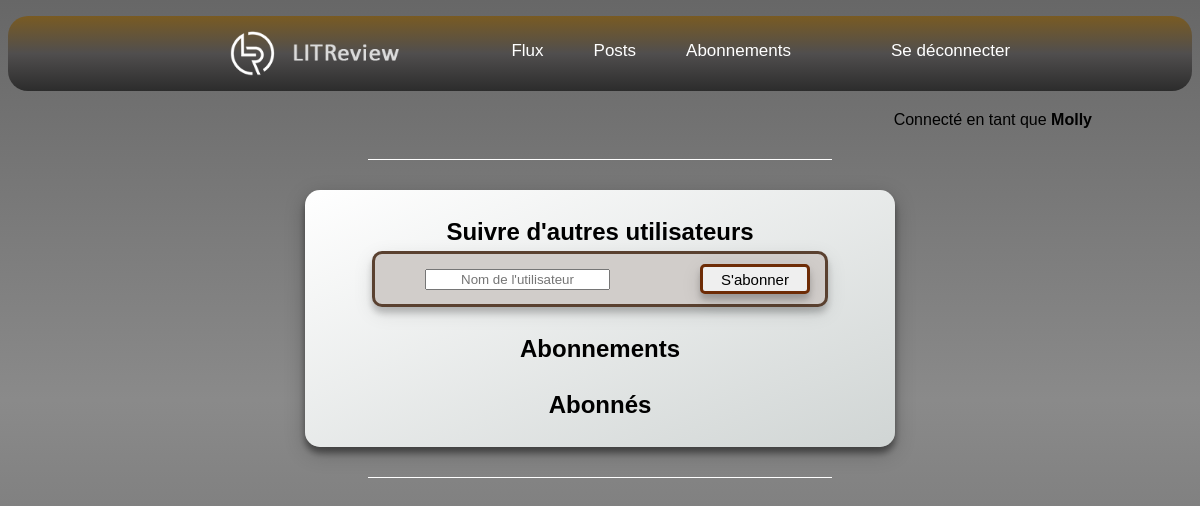
Before: /review_ticketing/subscription/ (signed in) with the older database file.
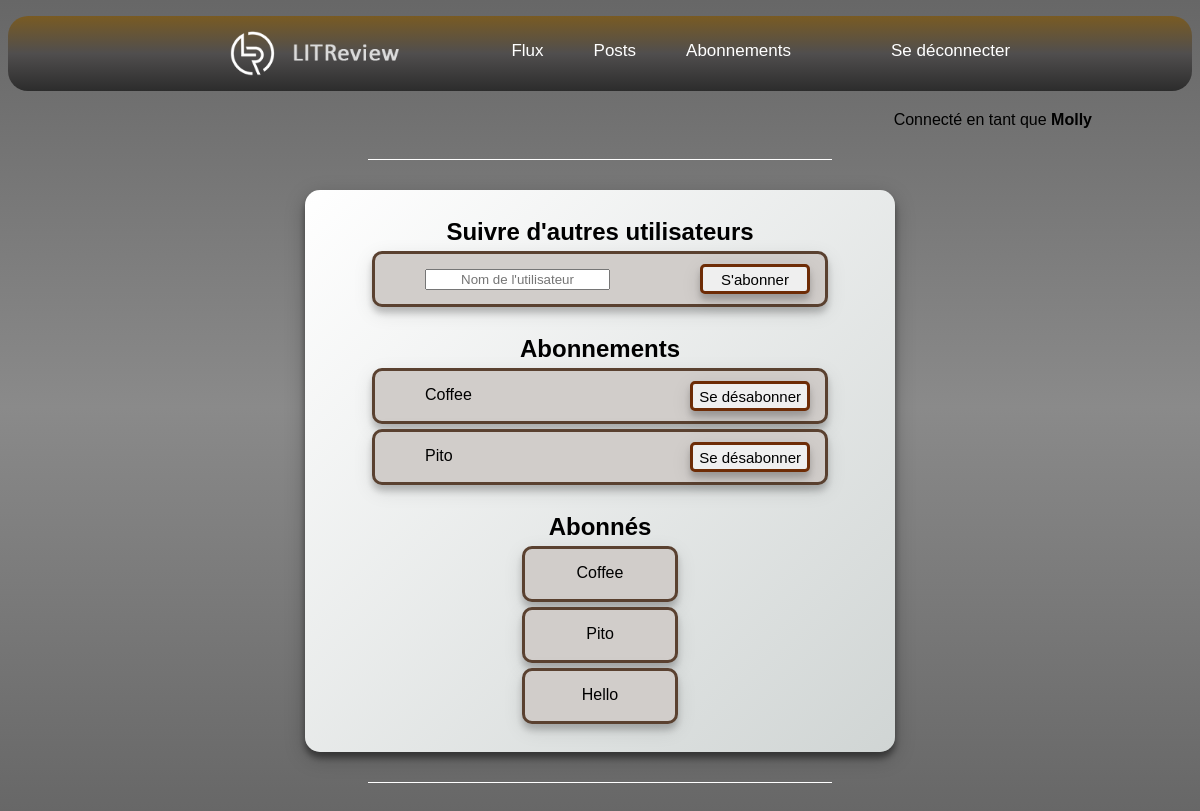
After: the same page with the newer database file.
### review_ticketing/models.py (models this page shows)
class UserFollows(models.Model):
    user = models.ForeignKey(settings.AUTH_USER_MODEL,
                             on_delete=models.CASCADE,
                             related_name="following")
    followed_user = models.ForeignKey(settings.AUTH_USER_MODEL,
                                      on_delete=models.CASCADE,
                                      related_name="followed_by")
    class Meta:
        unique_together = ("user", "followed_user")

### review_ticketing/views.py (the view, shortened to what this page needs)
@login_required
def subscription_page(request):
    users_followed = UserFollows.objects.filter(user=request.user)
    users_followers = UserFollows.objects.filter(followed_user=request.user)
    return render(request, "review_ticketing/subscription.html", context={"users_followed": users_followed,
                                                                          "users_followers": users_followers})

### review_ticketing/templates/review_ticketing/subscription.html (shortened to what this page needs)
{% extends 'review_ticketing/base.html' %}
{% block content %}
    <div class="post">
        <br>
        <h2>Suivre d'autres utilisateurs</h2>
        <form method="post">
            <div class="search">
                <input class="search_input" type="text" name="name" placeholder="Nom de l'utilisateur">
                <button class="search_btn" type="submit" >S'abonner</button>
            </div>
        </form>
        <br>
        <h2>Abonnements</h2>
        {% for followed in users_followed %}
            <div class="unfollow">
                <div class="unfollow_user"> {{ followed.followed_user }}</div>
                <button class="unfollow_btn"><a href="{% url 'unfollow' followed.id %}">Se désabonner</a></button>
            </div>
        {% endfor %}
        <br>
        <h2>Abonnés</h2>
        {% for follower in users_followers %}
            <div class="followed">
                <p class="followed_user">{{ follower.user }}</p>
            </div>
        {% endfor %}
        <br>
    </div>
    <div class="white-line"><hr></div>
{% endblock content %}

### review_ticketing/templates/review_ticketing/base.html (shortened to what this page needs)
{% load static %}
<!DOCTYPE html>
<html lang="fr">
    <head>
        <link rel="stylesheet" href="{% static 'review_ticketing/style.css' %}">
    </head>
    <body>
        <header>
                <ul class="head-style">
                    <li id="logo"><img src="{% static 'review_ticketing/logo.png' %}" alt="logo"></li>
                    <li id="espace"></li>
                    <li class="menu"><a href="{% url 'flux' %}">Flux</a></li>
                    <li class="menu"><a href="{% url 'posts' %}">Posts</a></li>
                    <li class="menu"><a href="{% url 'subscription' %}">Abonnements</a></li>
                    <li id="espace"></li>
                    <li class="menu"><a href="{% url 'logout' %}">Se déconnecter</a></li>
                </ul>
         </header>
        {% if user.is_authenticated %}
            <p id="id_connect">Connecté en tant que <strong>{{ request.user }}</strong></p>
        {% endif %}
        <div class="white-line"><hr></div>
        {% block content %}{% endblock content %}
    </body>
</html>

### review_ticketing/static/review_ticketing/style.css (style rules this page uses)
* { font-family: "Verdana", "Arial", "Arial Black", Arial, Verdana, sans-serif; text-decoration: none; }
body { background-image: linear-gradient(0deg, rgba(103, 103, 103, 1) 0%, rgba(138, 138, 138, 1) 50%, rgba(103, 103, 103, 1) 100%); background-attachment: fixed; }
.head-style { height: 75px; background: linear-gradient(0deg, rgba(44, 44, 44, 1) 0%, rgba(80, 78, 78, 1) 50%, rgba(121, 91, 35, 1) 100%); border-radius: 20px; display: flex; list-style-type: none; justify-content: center; line-height: 50px; }
.head-style img { height: 45px; margin-top: 15px; }
.head-style a { color: white; font-size: 17px; }
.head-style #espace { padding-left: 50px; }
.menu { margin-top: 10px; margin-left: 50px; }
#id_connect { text-align: right; margin-right: 100px; margin-top: 20px; color: black; }
.white-line { margin: 30px; width: 464px; height: 1px; overflow: hidden; background-color: white; margin-left: auto; margin-right: auto; }
h2 { text-align: center; margin-top: 5px; margin-bottom: 5px; }
.post { max-width: 550px; margin-left: auto; margin-right: auto; padding: 5px 20px 5px 20px; border-radius: 15px; box-shadow: 0 6px 6px 0 rgba(0, 0, 0, 0.4), 0 6px 20px 0 rgba(0, 0, 0, 0.25); margin-top: 25px; background-image: linear-gradient(to bottom right, white, rgb(208, 213, 212)); }
.unfollow, .search, .followed { width: 450px; height: 50px; border-radius: 10px; background-color: rgb(209, 205, 202); box-shadow: 0 6px 6px 0 rgba(0, 0, 0, 0.2), 0 6px 20px 0 rgba(0, 0, 0, 0.1); border: 0.9mm solid rgb(90, 65, 48); margin-top: 5px; margin-bottom: 5px; margin-right: auto; margin-left: auto; }
.unfollow_user, .search_input { float: left; margin-top: 15px; margin-left: 50px; text-align: center; }
.followed { width: 150px; }
.followed_user { margin-top: 15px; text-align: center; }
.search_btn, .unfollow_btn { margin-top: 10px; margin-right: 15px; color: black; font-size: 15px; height: 30px; border-radius: 5px; box-shadow: 0 6px 6px 0 rgba(0, 0, 0, 0.2), 0 6px 20px 0 rgba(0, 0, 0, 0.1); border: 0.9mm solid rgb(110, 44, 6); cursor: pointer; text-align: center; float: right; }
.search_btn { width: 110px; }
.unfollow a { width: 150px; color: black; }

Changed rows visible on the page:
added UserFollows: followed_user "Coffee", shown under "Abonnements"
added UserFollows: followed_user "Pito", shown under "Abonnements"
added UserFollows: user "Coffee", shown under "Abonnés"
added UserFollows: user "Pito", shown under "Abonnés"
added UserFollows: user "Hello", shown under "Abonnés"
